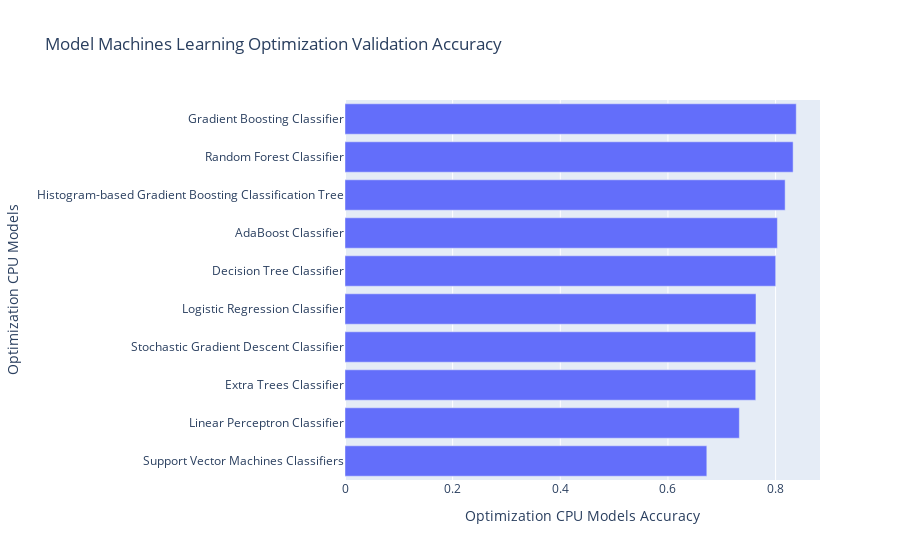

Notebook source saved alongside this figure:
### Markdown cell above
### Accuracy Score

### Code cell
# Random Forest Classifier
Valid_accuracy_rf_op_m_1_cpu = accuracy_score(y_test, rf_op_m_1_pred_vaild_cpu)

# Gradient Boosting Classifier
Valid_accuracy_gb_op_m_1_cpu = accuracy_score(y_test, gb_op_m_1_pred_vaild_cpu)

# Histogram-based Gradient Boosting Classification Tree
Valid_accuracy_hgb_op_m_1_cpu = accuracy_score(y_test, hgb_op_m_1_pred_vaild_cpu)

# AdaBoost Classifier
Valid_accuracy_ad_op_m_1_cpu = accuracy_score(y_test, ad_op_m_1_pred_vaild_cpu)

# Extra Trees Classifier
Valid_accuracy_et_op_m_1_cpu = accuracy_score(y_test, et_op_m_1_pred_vaild_cpu)

# Decision Tree Classifier
Valid_accuracy_dt_op_m_1_cpu = accuracy_score(y_test, dt_op_m_1_pred_vaild_cpu)

# Logistic Regression Classifier
Valid_accuracy_lg_op_m_1_cpu = accuracy_score(y_test, lg_op_m_1_pred_vaild_cpu)

# Stochastic Gradient Descent Classifier
Valid_accuracy_sgdc_op_m_1_cpu = accuracy_score(y_test, sgdc_op_m_1_pred_vaild_cpu)

# Linear Perceptron Classifier
Valid_accuracy_lpc_op_m_1_cpu = accuracy_score(y_test, lpc_op_m_1_pred_vaild_cpu)

# Support Vector Machines Classifiers
Valid_accuracy_svm_op_m_1_cpu = accuracy_score(y_test, svm_op_m_1_pred_vaild_cpu)


cpu_ml_op_m_1_valid_compare = pd.DataFrame({"Optimization CPU Models": [
                                "Random Forest Classifier", 
                                "Gradient Boosting Classifier",
                                "Histogram-based Gradient Boosting Classification Tree",
                                "AdaBoost Classifier",
                                "Extra Trees Classifier",
                                "Decision Tree Classifier",
                                "Logistic Regression Classifier",
                                "Stochastic Gradient Descent Classifier",
                                "Linear Perceptron Classifier",
                                "Support Vector Machines Classifiers",
                                ],

                "Optimization CPU Models Accuracy": [
                                Valid_accuracy_rf_op_m_1_cpu, 
                                Valid_accuracy_gb_op_m_1_cpu,
                                Valid_accuracy_hgb_op_m_1_cpu,
                                Valid_accuracy_ad_op_m_1_cpu,
                                Valid_accuracy_et_op_m_1_cpu,
                                Valid_accuracy_dt_op_m_1_cpu,
                                Valid_accuracy_lg_op_m_1_cpu,
                                Valid_accuracy_sgdc_op_m_1_cpu,
                                Valid_accuracy_lpc_op_m_1_cpu,
                                Valid_accuracy_svm_op_m_1_cpu,
                                ],
                        })        
print(tabulate(cpu_ml_op_m_1_valid_compare.sort_values(by="Optimization CPU Models Accuracy", ascending=False), headers = 'keys', tablefmt = 'psql'))
fig = px.bar(cpu_ml_op_m_1_valid_compare.sort_values(by="Optimization CPU Models Accuracy", ascending=True), x = "Optimization CPU Models Accuracy", y = "Optimization CPU Models", title = "Model Machines Learning Optimization Validation Accuracy")
fig.show()

### Figure 1 — Plotly figure (JSON) as saved in the notebook; plotly's stock layout.template omitted (floating-point values rounded to 4 significant figures)
{"data": [{"alignmentgroup": "True", "hovertemplate": "Optimization CPU Models Accuracy=%{x}<br>Optimization CPU Models=%{y}<extra></extra>", "legendgroup": "", "marker": {"color": "#636efa", "pattern": {"shape": ""}}, "name": "", "offsetgroup": "", "orientation": "h", "showlegend": false, "textposition": "auto", "type": "bar", "x": [0.6722, 0.7327, 0.7631, 0.7631, 0.7636, 0.8002, 0.8033, 0.8177, 0.8326, 0.8384], "xaxis": "x", "y": ["Support Vector Machines Classifiers", "Linear Perceptron Classifier", "Extra Trees Classifier", "Stochastic Gradient Descent Classifier", "Logistic Regression Classifier", "Decision Tree Classifier", "AdaBoost Classifier", "Histogram-based Gradient Boosting Classification Tree", "Random Forest Classifier", "Gradient Boosting Classifier"], "yaxis": "y"}], "layout": {"barmode": "relative", "legend": {"tracegroupgap": 0}, "title": {"text": "Model Machines Learning Optimization Validation Accuracy"}, "xaxis": {"anchor": "y", "domain": [0, 1], "title": {"text": "Optimization CPU Models Accuracy"}}, "yaxis": {"anchor": "x", "domain": [0, 1], "title": {"text": "Optimization CPU Models"}}}}
